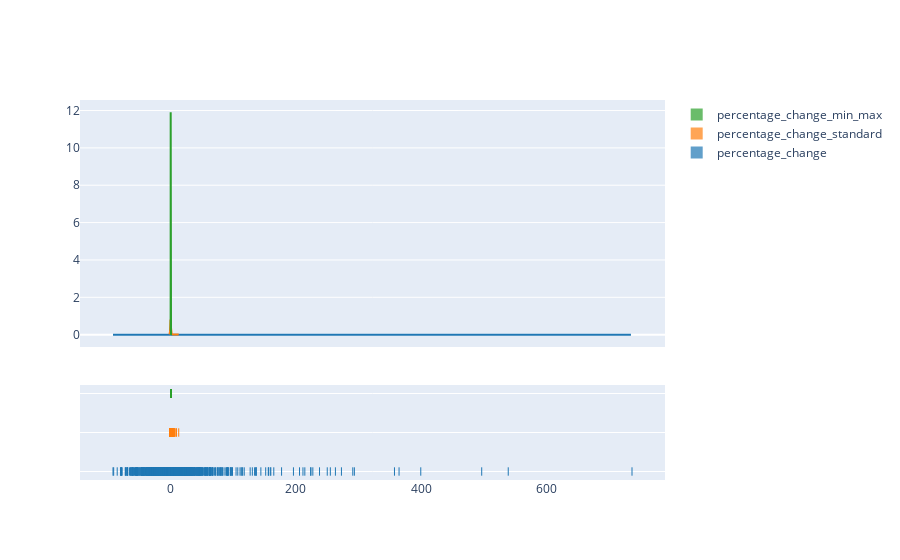

Here is the notebook cell this chart was saved with:
### Code cell
import plotly.figure_factory as ff
import numpy as np

hist_data = [dict_of_percentage_changes_train["percentage_change"], dict_of_percentage_changes_train["percentage_change_standard"], dict_of_percentage_changes_train["percentage_change_min_max"]]

group_labels = ['percentage_change', 'percentage_change_standard', 'percentage_change_min_max']

# Create distplot with custom bin_size
fig = ff.create_distplot(hist_data, group_labels)
fig.show()

### Figure 1 — Plotly figure (JSON) as saved in the notebook; plotly's stock layout.template omitted (floating-point values rounded to 4 significant figures; data arrays with more than 128 entries replaced by an {"elided": "..."} marker saying what was removed)
{"data": [{"autobinx": false, "histnorm": "probability density", "legendgroup": "percentage_change", "marker": {"color": "rgb(31, 119, 180)"}, "name": "percentage_change", "opacity": 0.7, "type": "histogram", "x": {"elided": "1126 float values"}, "xaxis": "x", "xbins": {"end": 736.4, "size": 1, "start": -91.98}, "yaxis": "y"}, {"autobinx": false, "histnorm": "probability density", "legendgroup": "percentage_change_standard", "marker": {"color": "rgb(255, 127, 14)"}, "name": "percentage_change_standard", "opacity": 0.7, "type": "histogram", "x": {"elided": "1126 float values"}, "xaxis": "x", "xbins": {"end": 12.94, "size": 1, "start": -1.789}, "yaxis": "y"}, {"autobinx": false, "histnorm": "probability density", "legendgroup": "percentage_change_min_max", "marker": {"color": "rgb(44, 160, 44)"}, "name": "percentage_change_min_max", "opacity": 0.7, "type": "histogram", "x": {"elided": "1126 float values"}, "xaxis": "x", "xbins": {"end": 1, "size": 1, "start": 0}, "yaxis": "y"}, {"legendgroup": "percentage_change", "marker": {"color": "rgb(31, 119, 180)"}, "mode": "lines", "name": "percentage_change", "showlegend": false, "type": "scatter", "x": {"elided": "500 float values"}, "xaxis": "x", "y": {"elided": "500 float values"}, "yaxis": "y"}, {"legendgroup": "percentage_change_standard", "marker": {"color": "rgb(255, 127, 14)"}, "mode": "lines", "name": "percentage_change_standard", "showlegend": false, "type": "scatter", "x": {"elided": "500 float values"}, "xaxis": "x", "y": {"elided": "500 float values"}, "yaxis": "y"}, {"legendgroup": "percentage_change_min_max", "marker": {"color": "rgb(44, 160, 44)"}, "mode": "lines", "name": "percentage_change_min_max", "showlegend": false, "type": "scatter", "x": {"elided": "500 float values"}, "xaxis": "x", "y": {"elided": "500 float values"}, "yaxis": "y"}, {"legendgroup": "percentage_change", "marker": {"color": "rgb(31, 119, 180)", "symbol": "line-ns-open"}, "mode": "markers", "name": "percentage_change", "showlegend": false, "type": "scatter", "x": {"elided": "1126 float values"}, "xaxis": "x", "y": {"elided": "1126 str values"}, "yaxis": "y2"}, {"legendgroup": "percentage_change_standard", "marker": {"color": "rgb(255, 127, 14)", "symbol": "line-ns-open"}, "mode": "markers", "name": "percentage_change_standard", "showlegend": false, "type": "scatter", "x": {"elided": "1126 float values"}, "xaxis": "x", "y": {"elided": "1126 str values"}, "yaxis": "y2"}, {"legendgroup": "percentage_change_min_max", "marker": {"color": "rgb(44, 160, 44)", "symbol": "line-ns-open"}, "mode": "markers", "name": "percentage_change_min_max", "showlegend": false, "type": "scatter", "x": {"elided": "1126 float values"}, "xaxis": "x", "y": {"elided": "1126 str values"}, "yaxis": "y2"}], "layout": {"barmode": "overlay", "hovermode": "closest", "legend": {"traceorder": "reversed"}, "xaxis": {"anchor": "y2", "domain": [0, 1], "zeroline": false}, "yaxis": {"anchor": "free", "domain": [0.35, 1], "position": 0}, "yaxis2": {"anchor": "x", "domain": [0, 0.25], "dtick": 1, "showticklabels": false}}}
